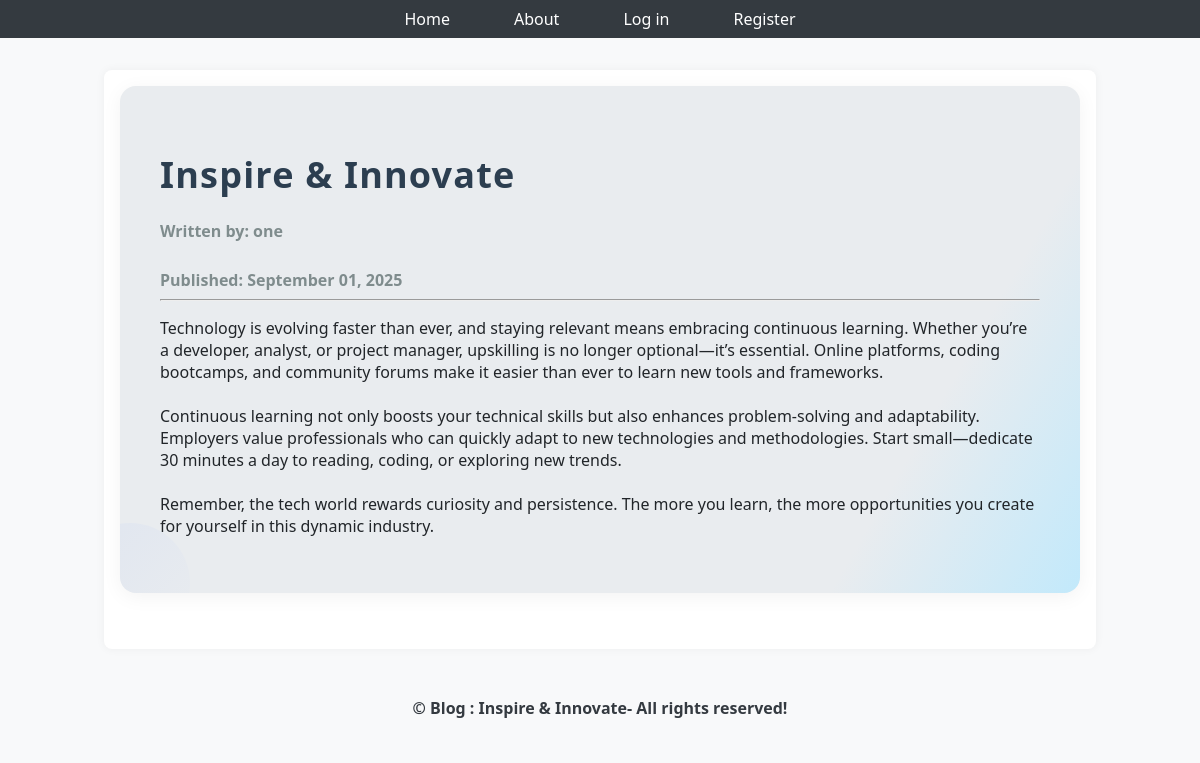
/2, run on the app's committed database.
### puppycompanyblog/models.py (models this page shows, shortened)
class BlogPost(db.Model):
    id = db.Column(db.Integer, primary_key=True)
    user_id = db.Column(db.Integer, db.ForeignKey('users.id'), nullable=False)
    date = db.Column(db.DateTime, nullable=False, default=datetime.utcnow)
    title = db.Column(db.String(140), nullable=False)
    text = db.Column(db.Text, nullable=False)

class User(db.Model, UserMixin):
    __tablename__ = 'users'
    id = db.Column(db.Integer, primary_key=True)
    profile_image = db.Column(db.String(64), nullable=False, default="default_profile.png")
    email = db.Column(db.String(64), index=True, unique=True)
    username = db.Column(db.String(64), index=True, unique=True)
    password_hash = db.Column(db.String(128))
    posts = db.relationship('BlogPost', backref='author', lazy=True)

### puppycompanyblog/users/views.py (the view)
@users.route("/<username>")
def user_posts(username):
    page = request.args.get('page', 1, type=int)
    user = User.query.filter_by(username=username).first_or_404()
    blog_posts = BlogPost.query.filter_by(user_id=user.id).order_by(BlogPost.date.desc()).paginate(page=page, per_page=5)
    return render_template('user_blog_posts.html', blog_posts=blog_posts, user=user)

### puppycompanyblog/blog_posts/views.py (called while the page is built)
@blog_posts.route('/<int:blog_post_id>', methods=['GET'])
def blog_post(blog_post_id):
    blog_post = BlogPost.query.get_or_404(blog_post_id)
    return render_template('blog_post.html', title=blog_post.title,
                           date=blog_post.date,post=blog_post)

### puppycompanyblog/templates/blog_post.html (shortened to what this page needs)
{% extends 'base.html' %}
{% block content %}
<div class="jumbotron">
    <h1 class="display-4">{{ post.title }}</h1>
    <h4 class="text-muted">Written by: {{ post.author.username }}</h4>
    <h5 class="text-muted">Published: {{ post.date.strftime('%B %d, %Y') }}</h5>
    <hr class="my-4">
    <p class="preserve-format">{{ post.text }}</p>
</div>
{% endblock %}

### puppycompanyblog/templates/base.html (shortened to what this page needs)
<!DOCTYPE html>
<html lang="en">
<head>
    <link rel="stylesheet" href="{{ url_for('static', filename='style/base.css') }}">
    <link rel="stylesheet" href="{{ url_for('static', filename='style/index.css') }}">
    <link rel="stylesheet" href="{{ url_for('static', filename='style/account.css') }}">
    <link rel="stylesheet" href="{{ url_for('static', filename='style/login.css') }}">
    <link rel="stylesheet" href="{{ url_for('static', filename='style/blog.css') }}">
</head>
<body>
<ul class="nav">
    <li class="nav-item">
        <a class="nav-link" href="{{ url_for('core.index') }}">Home</a>
    </li>
    <li class="nav-item">
        <a class="nav-link" href="{{ url_for('core.info') }}">About</a>
    </li>
    {% if current_user.is_authenticated %}
    <li class="nav-item">
        <a class="nav-link" href="{{ url_for('users.logout') }}">Log out</a>
    </li>
    <li class="nav-item">
        <a class="nav-link" href="{{ url_for('users.account') }}">Account</a>
    </li>
    <li class="nav-item">
        <a class="nav-link" href="{{ url_for('blog_posts.create_post') }}">Create Post</a>
    </li>
    {% else %}
    <li class="nav-item">
        <a class="nav-link" href="{{ url_for('users.login') }}">Log in</a>
    </li>
    <li class="nav-item">
        <a class="nav-link" href="{{ url_for('users.register') }}">Register</a>
    </li>
    {% endif %}
</ul>
<div class="container">
    {% block content %}
    {% endblock %}
</div>
<footer class="bg-light text-center text-lg-start mt-5">
    <div class="text-center p-3 font-weight-bold" style="background-color: #f8f9fa;">
        © {{ current_year }} <span class="text-primary"> Blog : {{title}}-</span> All rights reserved!
    </div>
</footer>
</body>
</html>

### puppycompanyblog/static/style/base.css (style rules this page uses)
body { font-family: 'Segoe UI', Tahoma, Geneva, Verdana, sans-serif; margin: 0; padding: 0; background-color: #f8f9fa; color: #212529; }
.nav { display: flex; justify-content: center; background-color: #343a40; padding: 0.5rem 0; list-style: none; margin: 0; }
.nav-item { margin: 0 1rem; }
.nav-link { color: #ffffff; text-decoration: none; padding: 0.5rem 1rem; transition: background-color 0.3s ease; }
.container { max-width: 960px; margin: 2rem auto; padding: 1rem; background-color: #ffffff; box-shadow: 0 0 10px rgba(0,0,0,0.05); border-radius: 8px; }

### puppycompanyblog/static/style/index.css (style rules this page uses)
.jumbotron { background: linear-gradient(120deg, #e9ecef 80%, #c2e9fb 100%); padding: 2.5rem 2rem; border-radius: 1rem; margin-bottom: 2.5rem; box-shadow: 0 2px 12px rgba(0,0,0,0.06); position: relative; overflow: hidden; }
.jumbotron::after { content: ''; position: absolute; left: -50px; bottom: -50px; width: 120px; height: 120px; background: linear-gradient(135deg, #81a4fd 0%, #e9ecef 100%); opacity: 0.09; border-radius: 50%; z-index: 0; }
.jumbotron h1 { font-size: 2.6rem; margin-bottom: 0.7rem; font-weight: 700; color: #007bff; letter-spacing: 1.2px; z-index: 1; position: relative; }

### puppycompanyblog/static/style/blog.css (style rules this page uses)
.jumbotron { background-color: #ffffff; padding: 2.5rem; border-radius: 1rem; box-shadow: 0 4px 20px rgba(0, 0, 0, 0.05); }
.jumbotron h1 { font-size: 2.25rem; font-weight: 700; color: #2c3e50; margin-bottom: 1rem; }
.jumbotron h4, .jumbotron h5 { font-size: 1rem; color: #7f8c8d; margin-bottom: 0.5rem; }
footer { font-weight: bold; text-align: center; padding: 1rem 0; background-color: #f8f9fa; color: #343a40; }
footer .text-primary { font-weight: bold; }
.preserve-format { white-space: pre-wrap; }

### data on the page
BlogPost: title "Inspire & Innovate", date "September 01, 2025", text "Technology is evolving faster than ever, and staying relevant means embracing continuous learning. Whether you’re a developer, analyst, or project manager, upskilling is no longer optional—it’s essential. Online platforms, coding bootcamps, and community forums make it easier than ever to learn new tools and frameworks. Continuous learning not only boosts your technical skills but also enhances problem-solving and adaptability. Employers value professionals who can quickly adapt to new technologies and methodologies. Start small—dedicate 30 minutes a day to reading, coding, or exploring new trends. Remember, the tech world rewards curiosity and persistence. The more you learn, the more…"
User: author.username "one"
